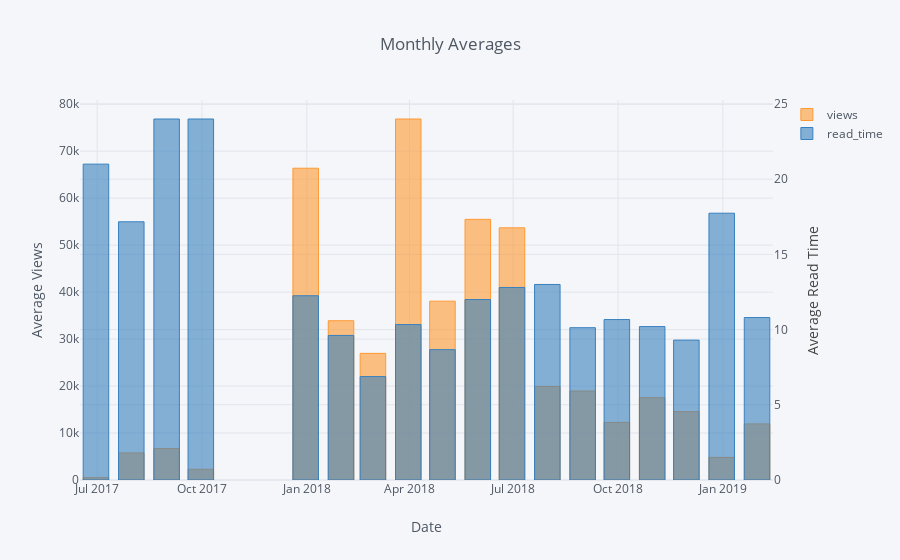

The cell this chart's notebook holds for it:
### Code cell
df2 = df[['views', 'read_time',
          'published_date']].set_index('published_date').resample('M').mean()

df2.iplot(
    kind='bar',
    xTitle='Date',
    secondary_y='read_time',
    secondary_y_title='Average Read Time',
    yTitle='Average Views',
    title='Monthly Averages')

### Figure 1 — Plotly figure (JSON) as saved in the notebook; plotly's stock layout.template omitted (floating-point values rounded to 4 significant figures)
{"data": [{"marker": {"color": "rgba(255, 153, 51, 0.6)", "line": {"color": "rgba(255, 153, 51, 1.0)", "width": 1}}, "name": "views", "orientation": "v", "text": "", "type": "bar", "uid": "97006839-c7d4-4636-b034-729b7d37e7ed", "x": ["2017-06-30", "2017-07-31", "2017-08-31", "2017-09-30", "2017-10-31", "2017-11-30", "2017-12-31", "2018-01-31", "2018-02-28", "2018-03-31", "2018-04-30", "2018-05-31", "2018-06-30", "2018-07-31", "2018-08-31", "2018-09-30", "2018-10-31", "2018-11-30", "2018-12-31", "2019-01-31"], "y": [490, 5764, 6692.0, 2286, "", "", 66370.0, 33910.0, 26958, 76850.0, 38070.0, 55490.0, 53680.0, 19912, 18940.0, 12260.0, 17533, 14560.0, 4811.0, 11940.0]}, {"marker": {"color": "rgba(55, 128, 191, 0.6)", "line": {"color": "rgba(55, 128, 191, 1.0)", "width": 1}}, "name": "read_time", "orientation": "v", "text": "", "type": "bar", "uid": "914406a0-9eff-4d50-be35-74106e7b206f", "x": ["2017-06-30", "2017-07-31", "2017-08-31", "2017-09-30", "2017-10-31", "2017-11-30", "2017-12-31", "2018-01-31", "2018-02-28", "2018-03-31", "2018-04-30", "2018-05-31", "2018-06-30", "2018-07-31", "2018-08-31", "2018-09-30", "2018-10-31", "2018-11-30", "2018-12-31", "2019-01-31"], "xaxis": "x", "y": [21, 17.17, 24, 24, "", "", 12.25, 9.611, 6.875, 10.33, 8.667, 12, 12.8, 13, 10.12, 10.67, 10.2, 9.3, 17.74, 10.8], "yaxis": "y2"}], "layout": {"legend": {"bgcolor": "#F5F6F9", "font": {"color": "#4D5663"}}, "paper_bgcolor": "#F5F6F9", "plot_bgcolor": "#F5F6F9", "title": {"font": {"color": "#4D5663"}, "text": "Monthly Averages"}, "xaxis": {"gridcolor": "#E1E5ED", "showgrid": true, "tickfont": {"color": "#4D5663"}, "title": {"font": {"color": "#4D5663"}, "text": "Date"}, "zerolinecolor": "#E1E5ED"}, "yaxis": {"gridcolor": "#E1E5ED", "showgrid": true, "tickfont": {"color": "#4D5663"}, "title": {"font": {"color": "#4D5663"}, "text": "Average Views"}, "zerolinecolor": "#E1E5ED"}, "yaxis2": {"anchor": "x", "gridcolor": "#E1E5ED", "overlaying": "y", "showgrid": true, "side": "right", "tickfont": {"color": "#4D5663"}, "title": {"text": "Average Read Time"}, "zerolinecolor": "#E1E5ED"}}}
